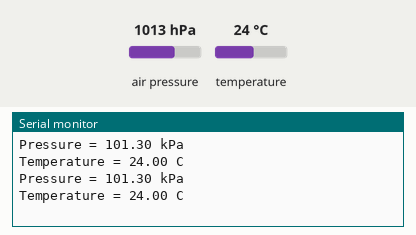
Simulated run of this sketch. Board: Arduino Nano 33 BLE. Parts: the last lines printed to the serial monitor. The test bench sets the inputs (shaded band); at power-on: air pressure 1013 hPa, temperature 24 °C.

Above: at 1.8 s.
1.9 s: air pressure set to 952 hPa
At 2.8 s:
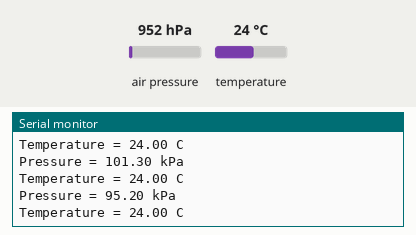
3.4 s: temperature set to 12 °C
At 4.7 s:
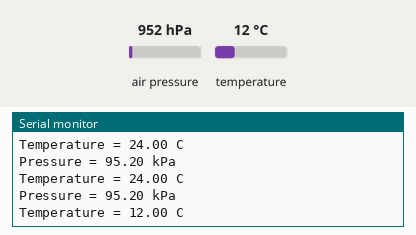
4.9 s: air pressure set to 975 hPa
At 5.8 s:
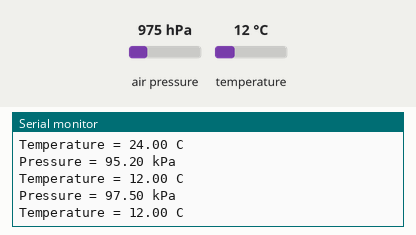
Timing chart, 0 to 7.9 s (numbered marks = the images above; inputs shaded):
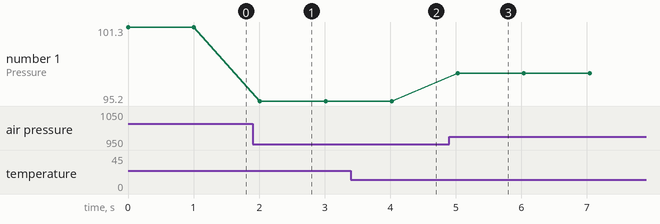

The sketch:

temppres.ino
```cpp
#include <Arduino_LPS22HB.h>

void setup() {
  Serial.begin(9600);
  while (!Serial);

  if (!BARO.begin()) {
    Serial.println("Failed to initialize pressure sensor!");
    while (1);
  }
}

void loop() {
  // read the sensor value
  float pressure = BARO.readPressure();

  // print the sensor value
  Serial.print("Pressure = ");
  Serial.print(pressure);
  Serial.println(" kPa");

  float temperature = BARO.readTemperature();

  // print the sensor value
  Serial.print("Temperature = ");
  Serial.print(temperature);
  Serial.println(" C");

  // print an empty line
  Serial.println();

  // wait 1 second to print again
  delay(1000);
}
```

Measured:
- after the input at 1.9 s, the serial monitor: prints a new line after 0.11 s (image 1)
- after the input at 3.4 s, the serial monitor: prints a new line after 0.63 s (image 2)
- after the input at 4.9 s, the serial monitor: prints a new line after 0.13 s (image 3)
- plotted number 1: 101.3 → 95.2 after the input at 1.9 s, 95.2 → 97.5 after the input at 4.9 s
